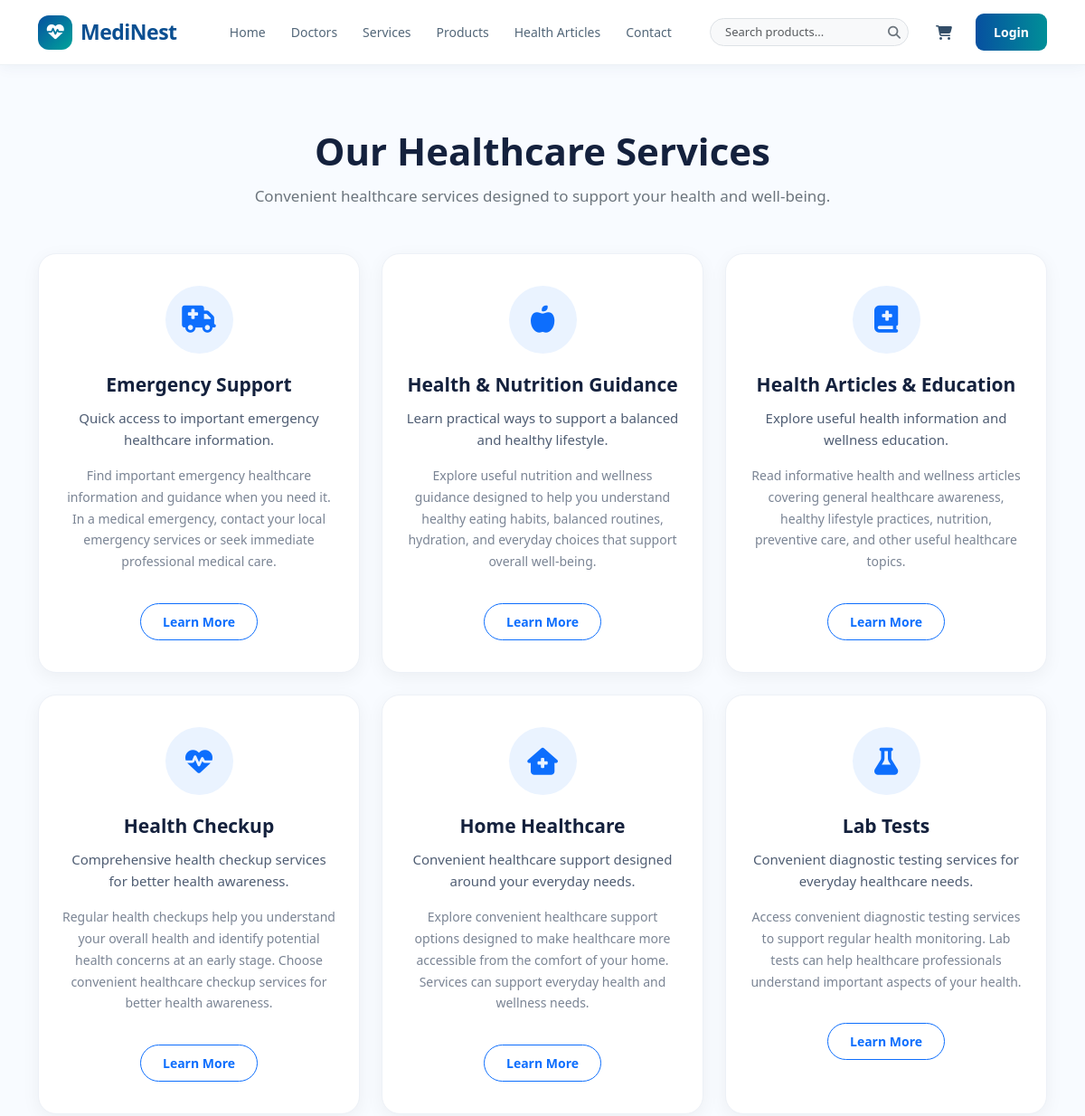
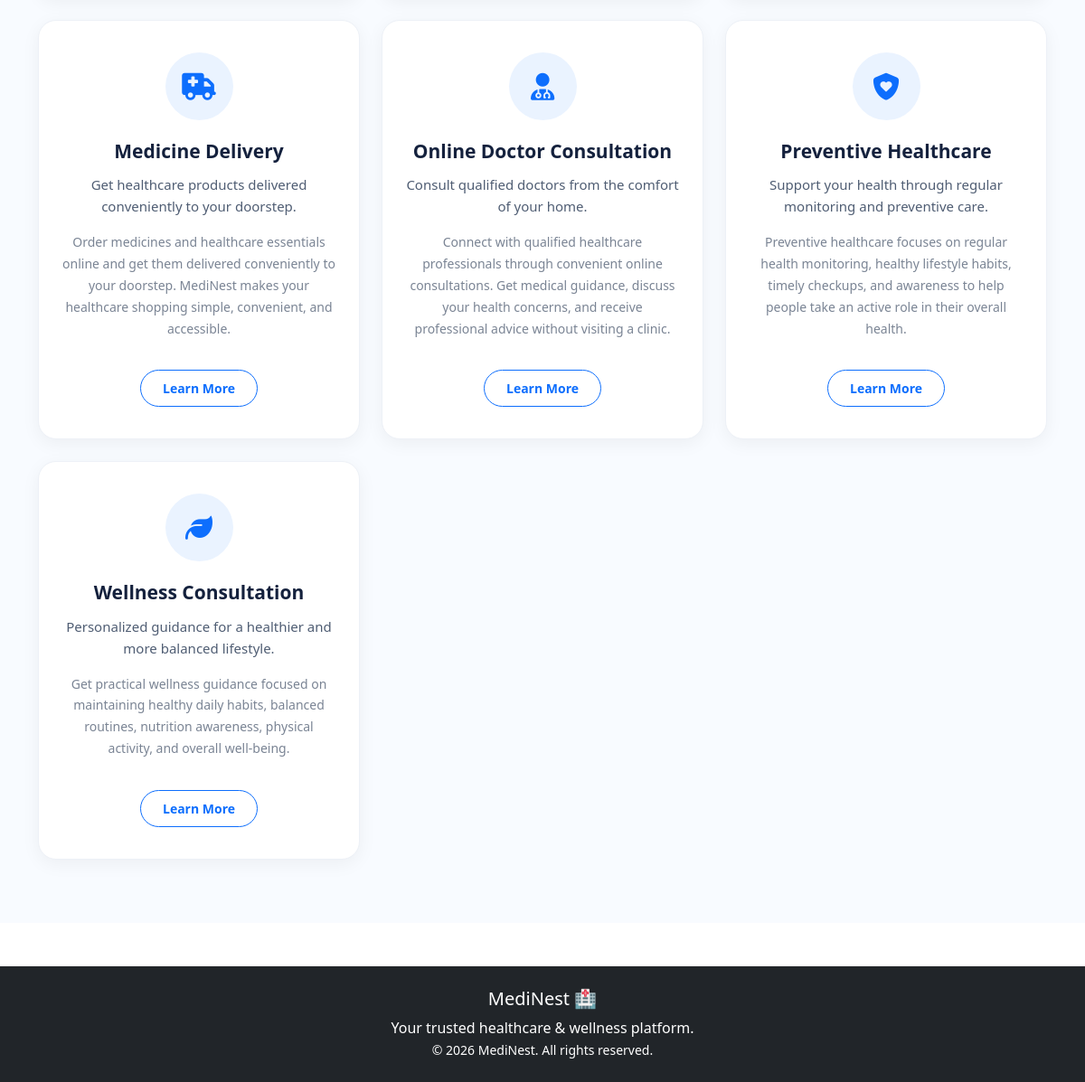
Page /services/ on the committed database (2 pictures, top to bottom).
### core/models.py (models this page shows, shortened)
class Service(models.Model):
    name = models.CharField(max_length=150)
    short_description = models.CharField(max_length=250)
    description = models.TextField()
    icon = models.CharField(
        max_length=100,
        blank=True,
        help_text="Example: fa-solid fa-heart-pulse"
    )
    image = models.ImageField(
        upload_to="services/",
        blank=True,
        null=True
    )
    is_active = models.BooleanField(default=True)
    created_at = models.DateTimeField(auto_now_add=True)
    updated_at = models.DateTimeField(auto_now=True)

### core/views.py (the view)
# urls.py: path("services/", services, name="services"),
def services(request):
    services = Service.objects.filter(
        is_active=True
    ).order_by("name")
    return render(
        request,
        "core/services.html",
        {"services": services}
    )

### core/templates/core/services.html (shortened to what this page needs)
{% extends "base.html" %}
{% block content %}
<section class="services-section">
    <div class="container">
        <div class="services-heading">
            <h1>Our Healthcare Services</h1>
            <p>
                Convenient healthcare services designed to support
                your health and well-being.
            </p>
        </div>
        <div class="row g-4">
            {% for service in services %}
            <div class="col-lg-4 col-md-6">
                <div class="service-card">
                    <div class="service-icon">
                        <i class="{{ service.icon }}"></i>
                    </div>
                    <h4>
                        {{ service.name }}
                    </h4>
                    <p class="service-short">
                        {{ service.short_description }}
                    </p>
                    <p class="service-description">
                        {{ service.description }}
                    </p>
                    <a href="#" class="learn-more-btn">
                        Learn More
                    </a>
                </div>
            </div>
            {% empty %}
            <div class="col-12 text-center">
                <p class="text-muted">
                    No healthcare services are currently available.
                </p>
            </div>
            {% endfor %}
        </div>
    </div>
</section>
{% endblock %}

### core/templates/core/services.html (style rules this page uses)
.services-section { padding: 70px 0; background: #f8fbff; }
.services-heading { max-width: 750px; margin: 0 auto 50px; text-align: center; }
.services-heading h1 { font-weight: 700; color: #14213d; font-size: 42px; }
.services-heading p { color: #6c757d; font-size: 17px; margin-top: 12px; }
.service-card { height: 100%; background: #ffffff; border: 1px solid #edf1f7; border-radius: 20px; padding: 35px 25px; text-align: center; transition: all 0.3s ease; box-shadow: 0 5px 20px rgba(0, 0, 0, 0.05); }
.service-icon { width: 75px; height: 75px; margin: 0 auto 22px; border-radius: 50%; background: #eaf3ff; display: flex; align-items: center; justify-content: center; color: #0d6efd; font-size: 30px; transition: all 0.3s ease; }
.service-card h4 { font-size: 21px; font-weight: 700; color: #14213d; margin-bottom: 12px; }
.service-short { color: #4f5d73; font-size: 15px; line-height: 1.6; min-height: 48px; }
.service-description { color: #7a8494; font-size: 14px; line-height: 1.7; margin-top: 15px; }
.learn-more-btn { display: inline-block; margin-top: 18px; padding: 9px 24px; border: 1px solid #0d6efd; border-radius: 50px; color: #0d6efd; text-decoration: none; font-size: 14px; font-weight: 600; transition: all 0.3s ease; }

### rows in the picture
Service: name "Emergency Support", short_description "Quick access to important emergency healthcare information.", description "Find important emergency healthcare information and guidance when you need it. In a medical emergency, contact your local emergency services or seek immediate professional medical care."
Service: name "Health & Nutrition Guidance", short_description "Learn practical ways to support a balanced and healthy lifestyle.", description "Explore useful nutrition and wellness guidance designed to help you understand healthy eating habits, balanced routines, hydration, and everyday choices that support overall well-being."
Service: name "Health Articles & Education", short_description "Explore useful health information and wellness education.", description "Read informative health and wellness articles covering general healthcare awareness, healthy lifestyle practices, nutrition, preventive care, and other useful healthcare topics."
Service: name "Health Checkup", short_description "Comprehensive health checkup services for better health awareness.", description "Regular health checkups help you understand your overall health and identify potential health concerns at an early stage. Choose convenient healthcare checkup services for better health awareness."
Service: name "Home Healthcare", short_description "Convenient healthcare support designed around your everyday needs.", description "Explore convenient healthcare support options designed to make healthcare more accessible from the comfort of your home. Services can support everyday health and wellness needs."
Service: name "Lab Tests", short_description "Convenient diagnostic testing services for everyday healthcare needs.", description "Access convenient diagnostic testing services to support regular health monitoring. Lab tests can help healthcare professionals understand important aspects of your health."
Service: name "Medicine Delivery", short_description "Get healthcare products delivered conveniently to your doorstep.", description "Order medicines and healthcare essentials online and get them delivered conveniently to your doorstep. MediNest makes your healthcare shopping simple, convenient, and accessible."
Service: name "Online Doctor Consultation", short_description "Consult qualified doctors from the comfort of your home.", description "Connect with qualified healthcare professionals through convenient online consultations. Get medical guidance, discuss your health concerns, and receive professional advice without visiting a clinic."
Service: name "Preventive Healthcare", short_description "Support your health through regular monitoring and preventive care.", description "Preventive healthcare focuses on regular health monitoring, healthy lifestyle habits, timely checkups, and awareness to help people take an active role in their overall health."
Service: name "Wellness Consultation", short_description "Personalized guidance for a healthier and more balanced lifestyle.", description "Get practical wellness guidance focused on maintaining healthy daily habits, balanced routines, nutrition awareness, physical activity, and overall well-being."
